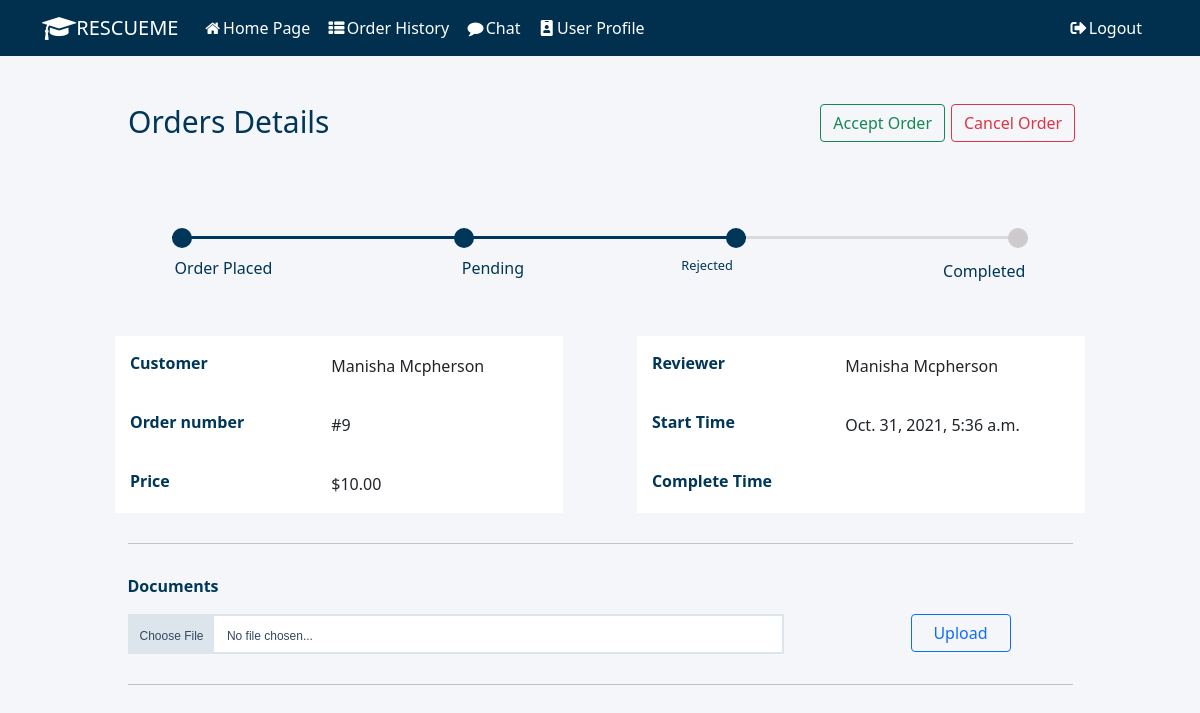
The app's page /order_detail/?order_id=9, older data.
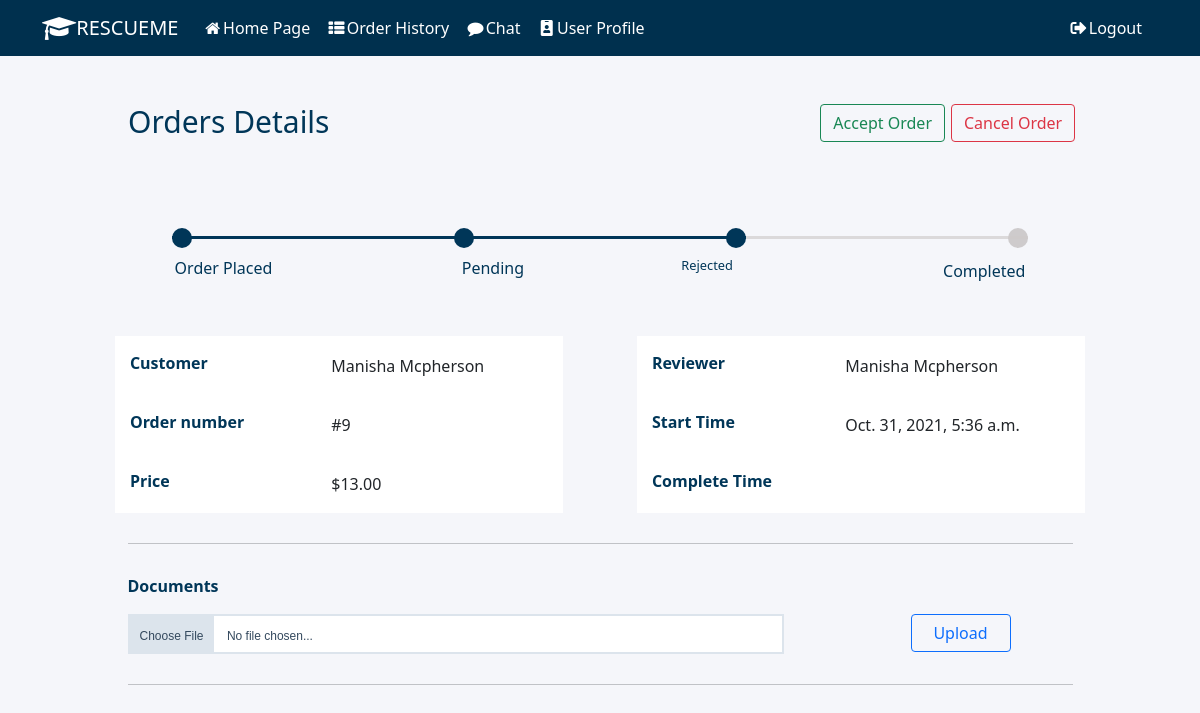
The same page, newer data.
### resume_review/models.py (models this page shows)
class Order(models.Model):
    PENDING = 'Pending'
    ACCEPT = 'Accepted'
    REJECT = 'Rejected'
    COMPLETE = 'Completed'
    Order_State = [
        (PENDING, 'Pending'),
        (ACCEPT, 'Accepted'),
        (REJECT, 'Rejected'),
        (COMPLETE, 'Completed'),
    ]
    account = models.ForeignKey(Account, on_delete=models.PROTECT)
    reviewer = models.ForeignKey(Reviewer, on_delete=models.PROTECT)
    create_at = models.DateTimeField(null=False, default=timezone.now)
    finished_at = models.DateTimeField(null=True, default=None)
    state = models.CharField(
        max_length=100, choices=Order_State, default=PENDING)
    resume = models.FileField(upload_to ='resumes', null=True)

class Reviewer(models.Model):
    account = models.ForeignKey(Account, on_delete=models.CASCADE)
    price = models.DecimalField(max_digits=6, decimal_places=2, default=0)
    specialized_field = models.CharField(max_length=255)
    self_intro = models.TextField()
    DELIVERY_TIME_CHOICES = [
        ('delivery_1', 'One week'),
        ('delivery_2', 'Two weeks'),
        ('delivery_3', 'Three weeks'),
        ('delivery_4', 'Four weeks or more'),
    ]
    delivery_time = models.CharField(
        max_length=255, choices=DELIVERY_TIME_CHOICES, default='delivery_1')

class Account(models.Model):
    FRESHMEN = 'Freshmen'
    SOPHOMORE = 'Sophomore'
    JUNIOR = 'Junior'
    SENIOR = 'Senior'
    GRADUATE = 'Graduate'
    ACADEMIC_STANDING = [
        (FRESHMEN, 'Freshmen'),
        (SOPHOMORE, 'Sophomore'),
        (JUNIOR, 'Junior'),
        (SENIOR, 'Senior'),
        (GRADUATE, 'Graduate'),
    ]
    MAJOR = source_api.get_major_list()
    user = models.ForeignKey(User, on_delete=models.CASCADE)
    first_name = models.CharField(max_length=255)
    last_name = models.CharField(max_length=255)
    major = models.CharField(max_length=255, choices=MAJOR)
    academic = models.CharField(
        max_length=255, choices=ACADEMIC_STANDING)
    phone = models.CharField(max_length=12)
    create_at = models.DateField(auto_now=True)
    avatar = models.ImageField(
        upload_to='profile_pic', null=True, default='user.png')

### resume_review/views.py (the view, shortened to what this page needs)
# urls.py: path('order_detail/', views.OrderDetailView.as_view(), name='order_detail'),
class OrderDetailView(FormView):
    template_name = "order_detail.html"
    form_class = OrderDetailForm
    def get_context_data(self, **kwargs):
        context = super().get_context_data(**kwargs)
        order_id = self.request.GET.get('order_id')
        if not order_id:
            return context
        order = user_api.get_order(order_id)
        context['order'] = order
        return context
    def get(self, request, *args, **kwargs):
        context = self.get_context_data(**kwargs)
        return self.render_to_response(context)

### resume_review/user_api.py (called while the page is built)
def get_order(order_id):
    try:
        orders = Order.objects.filter(id=order_id)
        if len(orders) == 0:
            logger.error('cannot find order for %s' % order_id)
            return None
        return orders[0]
    except:
        logger.error('get_order failed')
    return None

### resume_review/templates/order_detail.html (shortened to what this page needs)
{% extends "base.html" %}
{% load static %}
{% block content %}
<link rel="stylesheet" href="{% static 'css/orderpage.css' %}" />
<link rel="stylesheet" href="{% static 'css/rating.css' %}" />
<link rel="stylesheet" href="{% static 'css/track_order.css' %}" />
<form class="order-detail-form" id="order-detail-form" method="post" action="" enctype="multipart/form-data" novalidate>
<section class='order-section'>
    <section class='row'>
        <div class="col-sm-8" >
            <div class='order-title'> <h2>Orders Details</h2></div>
        </div>
        <div class="col-sm-2" >
            <button type="button" class="btn btn-outline-success" id="accept-order-btn">Accept Order</button>
        </div>
        <div class="col-sm-2">
            <button type="button" class="btn btn-outline-danger" id="reject-order-btn">Cancel Order</button>
        </div>
    </section>
    <div class="progress-track" style="margin-top:50px;margin-bottom:50px">
        <ul id="progressbar">
            <li class="step0 active" id="step1"><span id="progress-one">Order Placed</span></li>
            <li class="step0 active text-center" id="step2"><span style="text-align: center;" id="progress-two">Pending</span></li>
            <li class="step0 text-center" id="step3"><span id="progress-three">Accepted</span></li>
            <li class="step0 text-right" id="step4"><span id="progress-four">Completed</span></li>
        </ul>
    </div>
    <section class='order-table row'  style="margin-bottom:30px">
        <div class="col-sm-6 order-col-element" >
            <table>
                <tr>
                    <th>Customer</th>
                    <td>{{ order.account.first_name }} {{ order.account.last_name }}</td>
                </tr>
                <tr>
                    <th>Order number</th>
                    <td>#{{ order.id }}</td>
                </tr>
                <tr>
                    <th>Price</th>
                    <td>${{ order.reviewer.price }}</td>
                </tr>
            </table>
        </div>
        <div class="col-sm-6 order-col-element" >
            <table>
                <tr>
                    <th>Reviewer</th>
                    <td id="complete-info">{{ order.reviewer.account.first_name }} {{ order.reviewer.account.last_name }}</td>
                </tr>
                <tr>
                    <th>Start Time</th>
                    <td>{{order.create_at}}</td>
                </tr>
                <tr>
                    <th>Complete Time</th>
                    <td>
                    </td>
                </tr>
            </table>
        </div>
    </section>
    <section class='upload-field container-fluid' style="margin-top:30px;margin-bottom:30px">
        <hr>
        <div style="margin-top:30px;"><p> Documents </p></div>
        <div class="row" style="margin-right:50px;margin-bottom:30px">
            <div class="file-upload col-9">
                <div class="file-select">
                    <div class="file-select-button" id="fileName">Choose File</div>
                    <div class="file-select-name" id="noFile">No file chosen...</div>
                </div>
            </div>
            <div class="col-3">
                <div style="display: flex; justify-content: flex-end">
                    <button type="submit" class="btn btn-outline-primary" id="submit" style="width:100px">Upload</button>
                </div>
            </div>
        </div>
    </section>
    <section class='rating-field container-fluid'>
        <hr>
    </section>
</section>
</form>
{% endblock %}

Row changes from the older to the newer data that the page shows:
changed through a linked row, Order "Manisha": reviewer.price "10.00" → "13.00"
